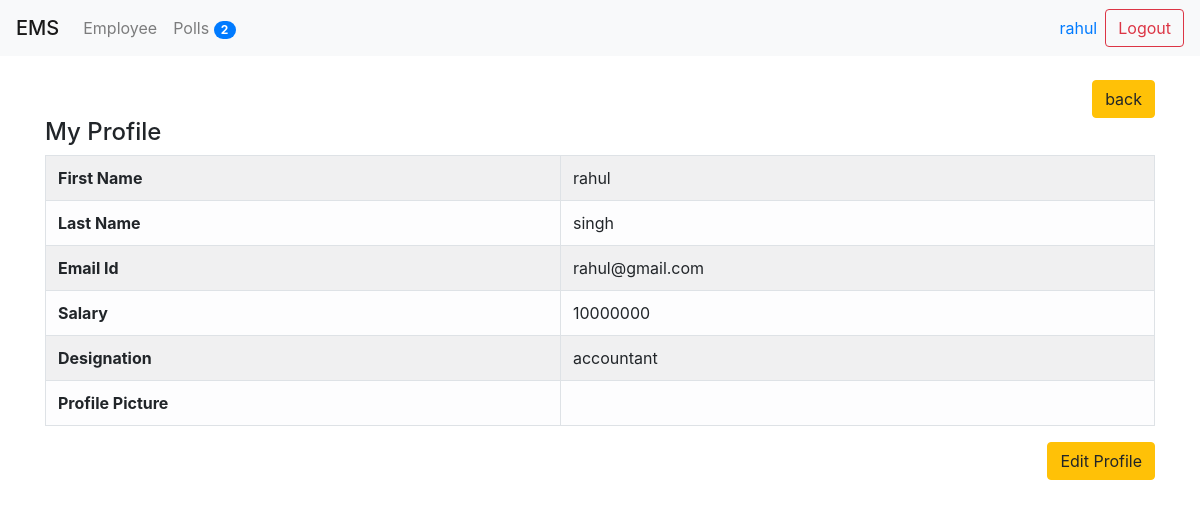
Screenshot of /profile/ (signed in) with the database file from the repository.
### employee/models.py (models this page shows, shortened)
class Profile(models.Model):
  user =models.OneToOneField(User,on_delete=models.CASCADE)
  designation= models.CharField(max_length=20,null=False,blank=False)
  salary= models.IntegerField(null=True,blank=True)
  class Meta:
  	ordering=("-salary",)

### employee/views.py (the view)
# urls.py: path('profile/', MyProfile.as_view(), name="my_profile"),
class MyProfile(DetailView):
    template_name = 'auth/profile.html'
    def get_object(self):
        return self.request.user.profile

### poll/context_processors.py (called while the page is built)
def polls_count(request):
    count = Question.objects.count()
    return {"polls_count": count}

### ems/templates/auth/profile.html (shortened to what this page needs)
{% extends 'base.html' %}
{% block content %}
<br>
 <div class="text-right">
        <a class="btn btn-warning" href="{%  url 'employee_list' %}">back</a>
</div>
<h4>My Profile</h4>
    <table class="table table-light table-bordered table-striped">
        <tbody>
            <tr>
                <th>First Name</th>
                <td>{{object.user.first_name}}</td>
            </tr>
            <tr>
                <th>Last Name</th>
                <td>{{object.user.last_name}}</td>
            </tr>
            <tr>
                <th>Email Id</th>
                <td>{{object.user.email}}</td>
            </tr>
            <tr>
                <th>Salary</th>
                <td>{{object.salary}}</td>
            </tr>
            <tr>
                <th>Designation</th>
                <td>{{object.designation}}</td>
            </tr>
            <tr>
                <th>Profile Picture</th>
                <td>
                </td>
            </tr>
        </tbody>
    </table>
    <div class="text-right">
        <a class="btn btn-warning" href="{%  url 'update_profile' %}">Edit Profile</a>
    </div>
{% endblock content %}

### ems/templates/header.html (shortened to what this page needs)
{% load poll_extras %}
<div class="navbar navbar-expand-lg navbar-light bg-light">
    <span class="navbar-brand mb-0 h1">EMS</span>
    <div class="collapse navbar-collapse" id="navbarNav">
        <ul class="navbar-nav">
            <li class="nav-item">
                <a class="nav-link" href="{% url 'employee_list' %}">
                    {{"employee" | capfirst}}
                </a>
            </li>
            <li class="nav-item">
                <a class="nav-link" href="{% url 'polls_list' %}">
                    {{"Polls" | capfirst}}
                    <span class="badge badge-primary badge-pill ">{{polls_count}}</span>
                </a>
            </li>
        </ul>
    </div>
    <form class="form-inline my-2 my-lg-0" method="POST" action="{% url 'user_logout' %}">
        <a href="{% url 'my_profile' %}">
            <span class="mr-sm-2">{{request.user.first_name}}</spans>
        </a>
        <input type="submit" class="btn btn-outline-danger my-2 my-sm-0" value="Logout">
    </form>
</div>

### rows the page displays
Profile: user.first_name "rahul", user.last_name "singh", user.email "rahul@gmail.com", salary "10000000", designation "accountant"

### other values shown
{{ "employee" | capfirst }} "Employee"
{{ "Polls" | capfirst }} "Polls"
{{ polls_count }} "2"
{{ request.user.first_name }} "rahul"
